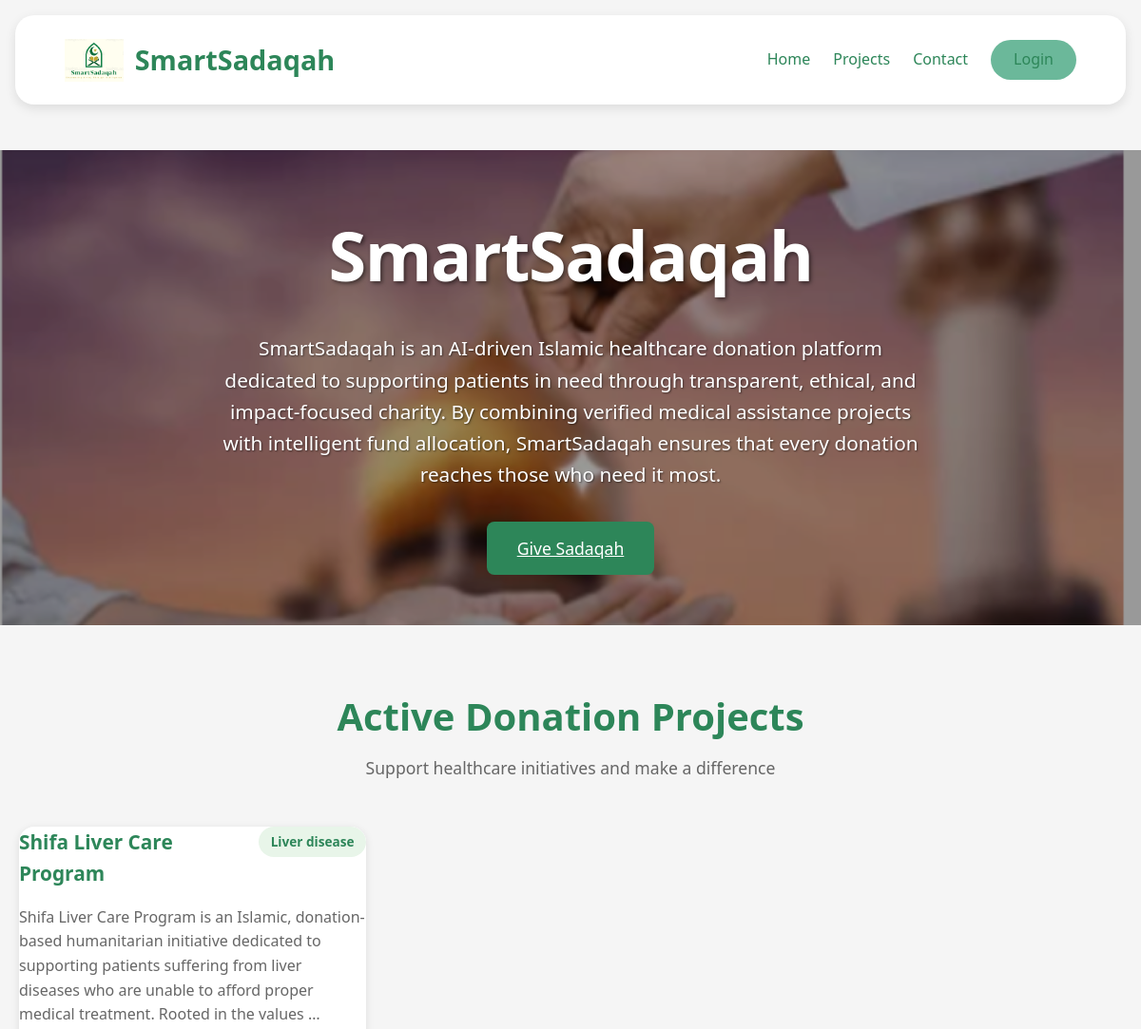
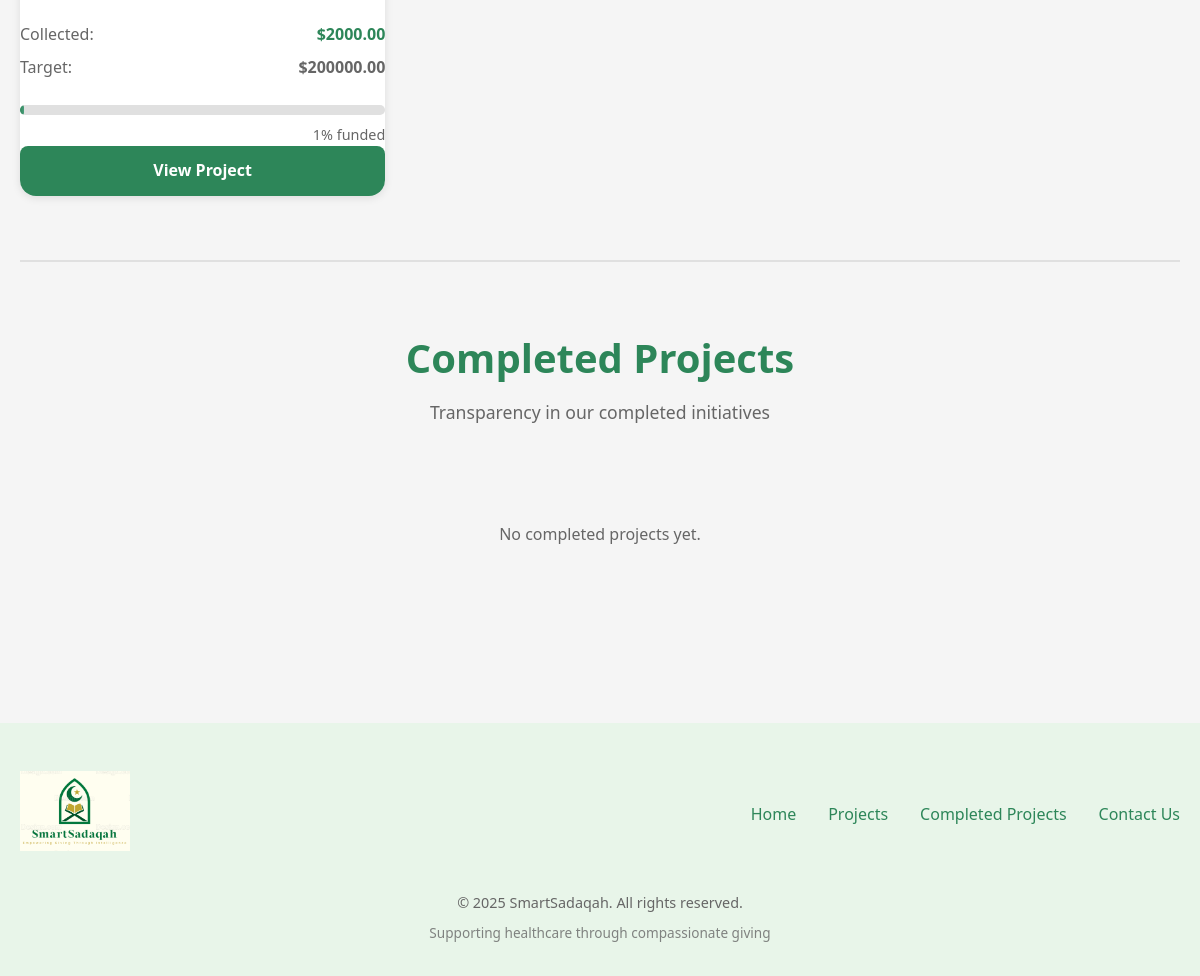
The page / on the database its author committed (2 pictures, top to bottom).
### core/models.py (models this page shows, shortened)
class DonationProject(models.Model):
    STATUS_ACTIVE = "ACTIVE"
    STATUS_COMPLETED = "COMPLETED"
    STATUS_CHOICES = [
        (STATUS_ACTIVE, "Active"),
        (STATUS_COMPLETED, "Completed"),
    ]
    name = models.CharField(max_length=200)
    description = models.TextField()
    illness_type = models.CharField(max_length=100)
    total_estimated_amount = models.DecimalField(
        max_digits=12,
        decimal_places=2,
    )
    status = models.CharField(
        max_length=20,
        choices=STATUS_CHOICES,
        default=STATUS_ACTIVE,
    )
    created_at = models.DateTimeField(auto_now_add=True)
    class Meta:
        ordering = ["-created_at"]
    @property
    def total_collected_amount(self):
        result = self.donations.aggregate(total=Sum("amount"))
        return result["total"] or 0

### core/views.py (the view)
# urls.py: path('', views.approved_case_list, name='home'),
def approved_case_list(request):
    projects = DonationProject.objects.filter(status=DonationProject.STATUS_ACTIVE)
    completed_projects = DonationProject.objects.filter(status=DonationProject.STATUS_COMPLETED)[:6]
    return render(request, 'home.html', {
        'projects': projects,
        'completed_projects': completed_projects
    })

### templates/home.html (shortened to what this page needs)
{% extends 'base.html' %}
{% load static %}
{% block content %}
<div class="hero-section">
    <div class="hero-overlay"></div>
    <div class="hero-content">
        <h1 class="hero-title">SmartSadaqah</h1>
        <p class="hero-description">SmartSadaqah is an AI-driven Islamic healthcare donation platform dedicated to supporting patients in need through transparent, ethical, and impact-focused charity. By combining verified medical assistance projects with intelligent fund allocation, SmartSadaqah ensures that every donation reaches those who need it most.</p>
        <div class="hero-buttons">
            <a href="{% url 'projects_list' %}" class="btn-primary hero-btn"  title="Your Sadaqah can save a life.">Give Sadaqah</a>
        </div>
    </div>
</div>
<div class="container">
    <section class="projects-section" id="active-projects">
        <div class="section-header">
            <h2>Active Donation Projects</h2>
            <p class="section-subtitle">Support healthcare initiatives and make a difference</p>
        </div>
        {% if projects %}
            <div class="projects-grid">
                {% for project in projects %}
                    <div class="project-card">
                        <div class="card-header">
                            <h3>{{ project.name }}</h3>
                            <span class="badge badge-active">{{ project.illness_type }}</span>
                        </div>
                        <p class="card-description">{{ project.description|truncatewords:30 }}</p>
                        <div class="funding-info">
                            <div class="amount-row">
                                <span class="label">Collected:</span>
                                <span class="amount collected">${{ project.total_collected_amount|floatformat:2 }}</span>
                            </div>
                            <div class="amount-row">
                                <span class="label">Target:</span>
                                <span class="amount target">${{ project.total_estimated_amount|floatformat:2 }}</span>
                            </div>
                        </div>
                        {% widthratio project.total_collected_amount project.total_estimated_amount 100 as progress %}
                        <div class="progress-bar">
                            <div class="progress-fill" style="width: {% if progress > 100 %}100{% else %}{{ progress }}{% endif %}%"></div>
                        </div>
                        <p class="progress-text">{{ progress }}% funded</p>
                        <a href="{% url 'project_detail' project.id %}" class="btn btn-primary">View Project</a>
                    </div>
                {% endfor %}
            </div>
        {% else %}
            <div class="empty-state">
                <p>No active projects at the moment. Check back soon!</p>
            </div>
        {% endif %}
    </section>
    <section class="projects-section completed-section" id="completed-projects">
        <div class="section-header">
            <h2>Completed Projects</h2>
            <p class="section-subtitle">Transparency in our completed initiatives</p>
        </div>
        {% if completed_projects %}
            <div class="projects-grid">
                {% for project in completed_projects %}
                    <div class="project-card completed">
                        <div class="card-header">
                            <h3>{{ project.name }}</h3>
                            <span class="badge badge-completed">Completed</span>
                        </div>
                        <p class="card-description">{{ project.description|truncatewords:30 }}</p>
                        <div class="funding-info">
                            <div class="amount-row">
                                <span class="label">Total Collected:</span>
                                <span class="amount collected">${{ project.total_collected_amount|floatformat:2 }}</span>
                            </div>
                            <div class="amount-row">
                                <span class="label">Target:</span>
                                <span class="amount target">${{ project.total_estimated_amount|floatformat:2 }}</span>
                            </div>
                        </div>
                        <div class="progress-bar">
                            <div class="progress-fill completed" style="width: 100%"></div>
                        </div>
                        <p class="progress-text">100% funded</p>
                        <a href="{% url 'completed_project_detail' project.id %}" class="btn btn-secondary">View Distribution</a>
                    </div>
                {% endfor %}
            </div>
        {% else %}
            <div class="empty-state">
                <p>No completed projects yet.</p>
            </div>
        {% endif %}
    </section>
</div>
{% endblock %}

### templates/base.html (shortened to what this page needs)
{% load static %}
<!DOCTYPE html>
<html lang="en">
<head>
    <link rel="stylesheet" href="{% static 'css/style.css' %}">
</head>
<body>
    <div class="header-wrapper">
        <header class="navbar" id="navbar">
            <div class="container">
                <div class="nav-content">
                    <div class="logo-section">
                        <a href="{% url 'home' %}" class="logo-link">
                            <img src="{% static 'images/smartsadaqah_logo.png' %}" alt="SmartSadaqah Logo" class="header-logo">
                            <h1 class="logo">SmartSadaqah</h1>
                        </a>
                    </div>
                    <nav class="nav-links">
                        <a href="{% url 'home' %}">Home</a>
                        <a href="{% url 'projects_list' %}">Projects</a>
                        <a href="{% url 'contact' %}">Contact</a>
                        {% if user.is_authenticated %}
                            <a href="{% url 'logout' %}" class="btn-login">Logout</a>
                        {% else %}
                            <a href="{% url 'login' %}" class="btn-login">Login</a>
                        {% endif %}
                    </nav>
                </div>
            </div>
        </header>
    </div>
    <main class="main-content">
        {% block content %}{% endblock %}
    </main>
    <footer class="footer">
        <div class="container">
            <div class="footer-content">
                <div class="footer-logo">
                    <img src="{% static 'images/smartsadaqah_logo.png' %}" alt="SmartSadaqah Logo" class="footer-logo-img">
                </div>
                <div class="footer-nav">
                    <a href="{% url 'home' %}">Home</a>
                    <a href="{% url 'projects_list' %}">Projects</a>
                    <a href="{% url 'completed_projects' %}">Completed Projects</a>
                    <a href="{% url 'contact' %}">Contact Us</a>
                </div>
            </div>
            <p class="footer-copyright">&copy; {% now "Y" %} SmartSadaqah. All rights reserved.</p>
            <p class="footer-subtitle">Supporting healthcare through compassionate giving</p>
        </div>
    </footer>
</body>
</html>

### rows shown on the page
DonationProject: name "Shifa Liver Care Program", illness_type "Liver disease", description "Shifa Liver Care Program is an Islamic, donation-based humanitarian initiative dedicated to supporting patients suffering from liver diseases who are unable to afford proper medical treatment. Rooted in the values …", total_collected_amount "2000.00", total_estimated_amount "200000.00", id "1"
